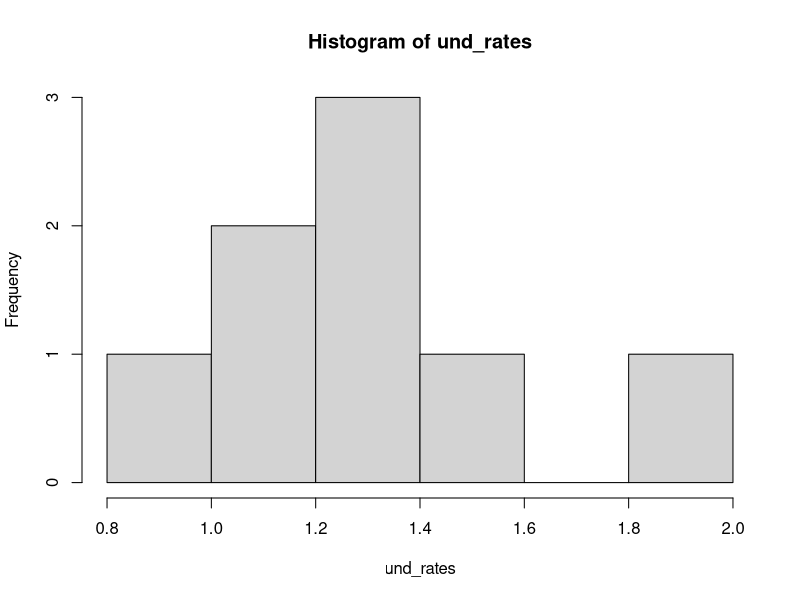

Source code (R):
# Problem Set: Fundamentals of Statistics
# Problem Number 1
# Status: Completed
# Heatherlee Leary
# hleary@arizona.edu



#### OBJECTIVES ##########################################################################################################

# A researcher videotaped the glides of 8 tree snakes leaping from a 10-m tower. 
# Undulation rates of the snakes measured in hertz (cycles per second) were as follows: 0.9, 1.4, 1.2, 1.2, 1.3, 2.0, 1.4, 1.6.

# a) Draw a histogram of the undulation rate
# b) Calculate the sample mean
# c) Calculate the range
# d) Calculate the standard deviation
# e) Write a function to express the standard deviation as a percentage of the mean (that is, the coefficient of variation) and calculate it.

##########################################################################################################################


# Put rates into a vector
und_rates <- c(0.9, 1.4, 1.2, 1.2, 1.3, 2.0, 1.4, 1.6)


# Draw histogram
hist(und_rates)

# Calculate sample mean
mean(und_rates) 

# Calculate range
range(und_rates) 

# Calculate standard deviation
sd(und_rates) 


# Write a function to express the standard deviation 
# as a percentage of the mean (that is, the coefficient of variation (CV)) and calculate it.
coef_var <- function(x) {
  sd(x) / mean(x) * 100
}
coef_var(und_rates) 




